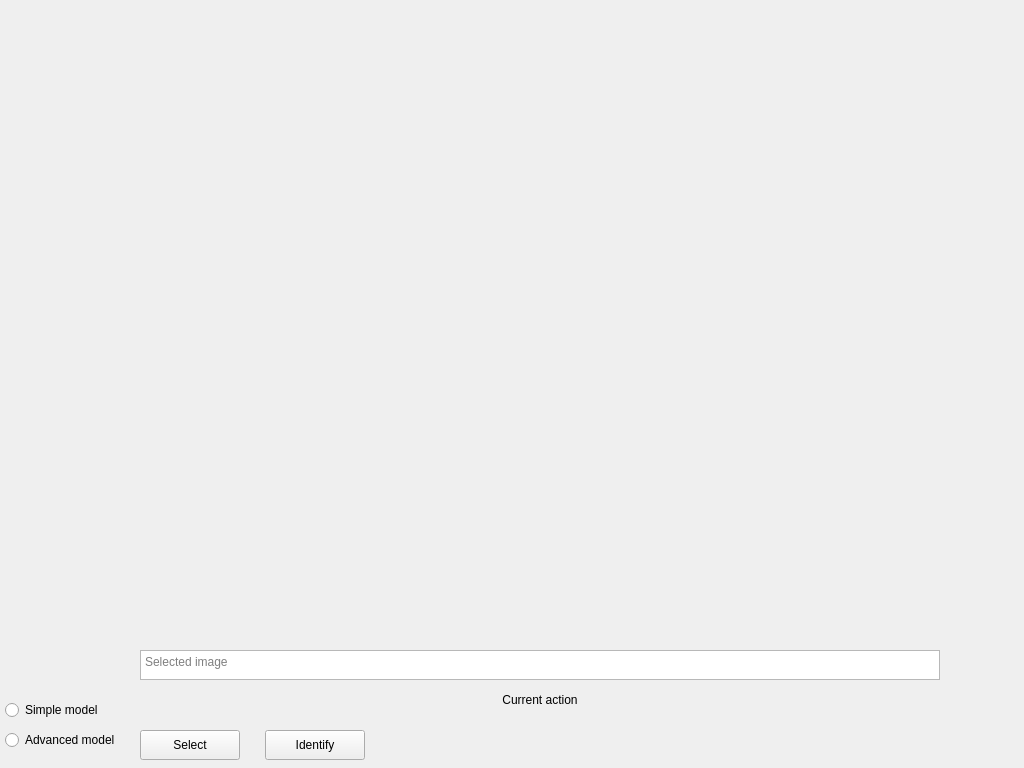
<?xml version="1.0" encoding="UTF-8"?>
<ui version="4.0">
 <class>Form</class>
 <widget class="QWidget" name="Form">
  <property name="geometry">
   <rect>
    <x>0</x>
    <y>0</y>
    <width>1024</width>
    <height>768</height>
   </rect>
  </property>
  <property name="windowTitle">
   <string>Form</string>
  </property>
  <widget class="QPushButton" name="select_image_button">
   <property name="geometry">
    <rect>
     <x>140</x>
     <y>730</y>
     <width>100</width>
     <height>30</height>
    </rect>
   </property>
   <property name="text">
    <string>Select</string>
   </property>
  </widget>
  <widget class="QRadioButton" name="our_model_button">
   <property name="geometry">
    <rect>
     <x>5</x>
     <y>700</y>
     <width>120</width>
     <height>20</height>
    </rect>
   </property>
   <property name="text">
    <string>Simple model</string>
   </property>
   <attribute name="buttonGroup">
     <string notr="true">modelGroup</string>
    </attribute>
  </widget>
  <widget class="QRadioButton" name="transfered_model_button">
   <property name="geometry">
    <rect>
     <x>5</x>
     <y>730</y>
     <width>130</width>
     <height>20</height>
    </rect>
   </property>
   <property name="text">
    <string>Advanced model</string>
   </property>
   <attribute name="buttonGroup">
     <string notr="true">modelGroup</string>
    </attribute>
  </widget>
  <widget class="QPushButton" name="identify_button">
   <property name="geometry">
    <rect>
     <x>265</x>
     <y>730</y>
     <width>100</width>
     <height>30</height>
    </rect>
   </property>
   <property name="text">
    <string>Identify</string>
   </property>
  </widget>
  <widget class="QTextEdit" name="file_path">
   <property name="geometry">
    <rect>
     <x>140</x>
     <y>650</y>
     <width>800</width>
     <height>30</height>
    </rect>
   </property>
   <property name="lineWrapMode">
    <enum>QTextEdit::NoWrap</enum>
   </property>
   <property name="readOnly">
    <bool>true</bool>
   </property>
   <property name="placeholderText">
    <string>Selected image</string>
   </property>
  </widget>
  <widget class="QLabel" name="output_label">
   <property name="geometry">
    <rect>
     <x>140</x>
     <y>680</y>
     <width>800</width>
     <height>40</height>
    </rect>
   </property>
   <property name="text">
    <string>Current action</string>
   </property>
   <property name="scaledContents">
    <bool>false</bool>
   </property>
   <property name="alignment">
    <set>Qt::AlignCenter</set>
   </property>
  </widget>
  <widget class="QLabel" name="image_preview">
   <property name="geometry">
    <rect>
     <x>140</x>
     <y>40</y>
     <width>800</width>
     <height>600</height>
    </rect>
   </property>
   <property name="scaledContents">
    <bool>true</bool>
   </property>
  </widget>
  <zorder>select_button</zorder>
  <zorder>identify_button</zorder>
  <zorder>file_path</zorder>
  <zorder>image_preview</zorder>
  <zorder>out_label</zorder>
 </widget>
 <resources/>
 <connections/>
</ui>
